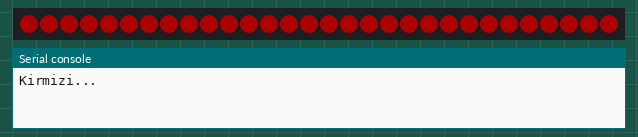
The program below on a simulated CircuitPython board. On the bench: 30 RGB LEDs in strip order, left to right, the last lines printed to the serial console. Dim RGB values are drawn brighter than linear.

Above: at 0.1 s.
At 1.1 s:
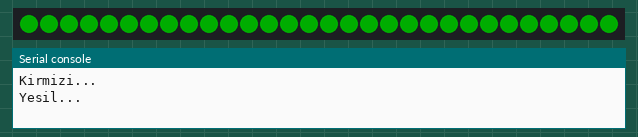
At 2.1 s:
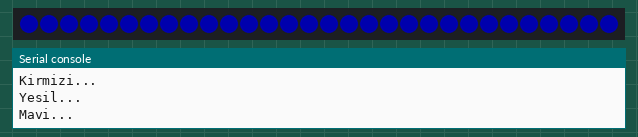
At 4.5 s:
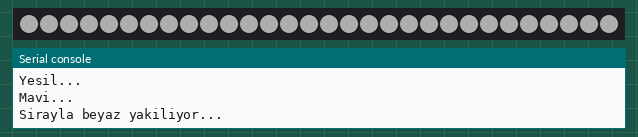
At 6.31 s:
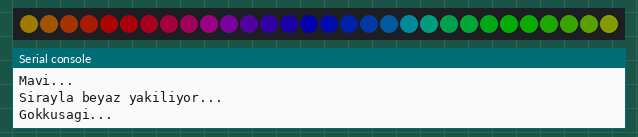
At 8.43 s:
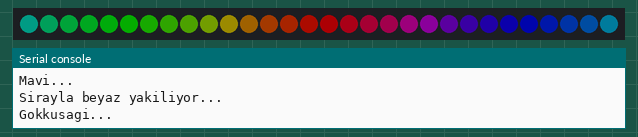

Measured:
- by itself, everything shown: repeats every 8.8 s, in 44 steps
- what the display in image 1 shows lasts 1.0 s, from 1.0 s to 2.0 s
- what the display in image 3 shows lasts 1.1 s, from 4.5 s to 5.6 s

The program:

led_test.py
```python
import board
import neopixel
import time

NUM_PIXELS = 30
PIXEL_ORDER = neopixel.GRB
PIXEL_PIN = board.D21

pixels = neopixel.NeoPixel(
    PIXEL_PIN,
    NUM_PIXELS,
    pixel_order=PIXEL_ORDER,
    brightness=0.2,
    auto_write=False,
)

try:
    while True:
        print("Kirmizi...")
        pixels.fill((255, 0, 0))
        pixels.show()
        time.sleep(1)

        print("Yesil...")
        pixels.fill((0, 255, 0))
        pixels.show()
        time.sleep(1)

        print("Mavi...")
        pixels.fill((0, 0, 255))
        pixels.show()
        time.sleep(1)

        print("Sirayla beyaz yakiliyor...")
        pixels.fill((0, 0, 0))
        for i in range(NUM_PIXELS):
            pixels[i] = (255, 255, 255)
            pixels.show()
            time.sleep(0.05)
        time.sleep(1)

        print("Gokkusagi...")
        for j in range(256):
            for i in range(NUM_PIXELS):
                pos = (i * 256 // NUM_PIXELS + j) & 255
                if pos < 85:
                    pixels[i] = (pos * 3, 255 - pos * 3, 0)
                elif pos < 170:
                    pos -= 85
                    pixels[i] = (255 - pos * 3, 0, pos * 3)
                else:
                    pos -= 170
                    pixels[i] = (0, pos * 3, 255 - pos * 3)
            pixels.show()
            time.sleep(0.01)

except KeyboardInterrupt:
    pass
finally:
    pixels.fill((0, 0, 0))
    pixels.show()
    print("Bitti.")
```
